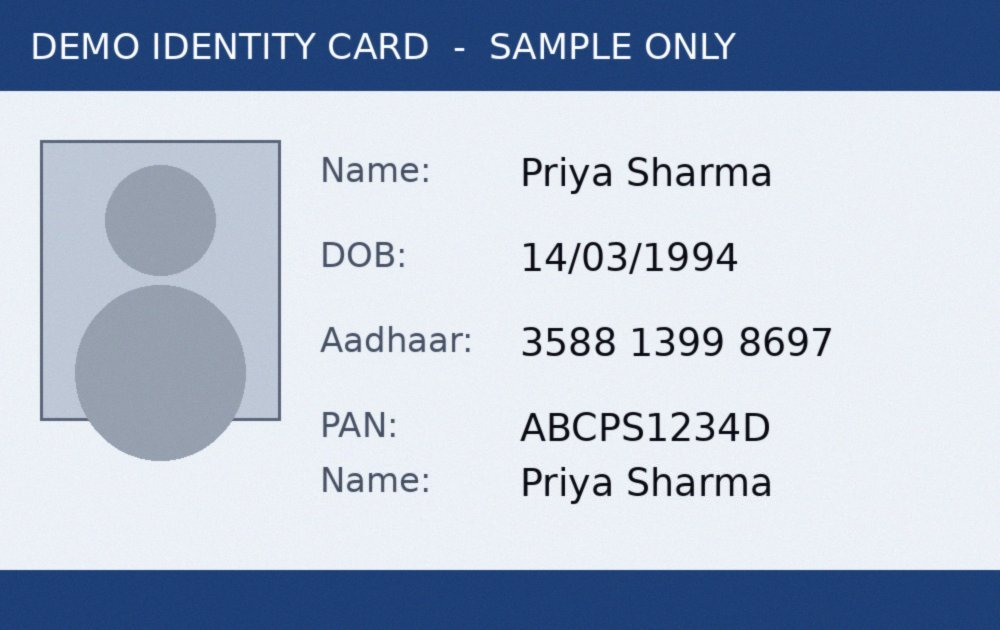
#> input picture Samples/cloned_region.jpg, 1000 x 630 px
$ python -i forensics.py   (imports and definitions only)   (older library calls are emulated)
#> lines starting #> are read from the running program, lines starting #| are printed output that depends on the picture
"""Image forensics for document tampering and low-quality / recaptured images.

Every analyser returns numeric features (used by the ML model) and the
pipeline turns those into human readable findings.
"""
from __future__ import annotations

import io
from typing import Dict, List, Tuple

import cv2
import numpy as np
from PIL import Image, ExifTags

from .findings import Finding

EDITING_SOFTWARE = ("photoshop", "gimp", "canva", "paint", "pixlr", "snapseed",
                    "picsart", "affinity", "lightroom", "illustrator", "inkscape",
                    "coreldraw", "fotor", "photopea")


# [122 lines left out: functions load_image, metadata_features, quality_features, ela_features, noise_features, not called in this run]


# ---------------------------------------------------- Copy-move detection
def _candidate_shifts(gray: np.ndarray, min_dist: int = 40, top: int = 3):
    orb = cv2.ORB_create(nfeatures=2500, fastThreshold=10)
    kps, des = orb.detectAndCompute(gray, None)
    if des is None or len(kps) < 30:
        return []
    knn = cv2.BFMatcher(cv2.NORM_HAMMING).knnMatch(des, des, k=3)
    buckets: Dict[Tuple[int, int], List[np.ndarray]] = {}
    for m in knn:
        if len(m) < 3:
            continue
        c, n = m[1], m[2]            # m[0] is the keypoint matched with itself
        if c.distance < 0.6 * n.distance and c.distance < 40:
            p, q = np.array(kps[c.queryIdx].pt), np.array(kps[c.trainIdx].pt)
            if np.linalg.norm(p - q) > min_dist:
                d = q - p
                if d[0] < 0 or (d[0] == 0 and d[1] < 0):
                    d = -d                     # direction-independent
                buckets.setdefault((int(round(d[0] / 6)), int(round(d[1] / 6))), []).append(d)
    ranked = sorted(buckets.values(), key=len, reverse=True)[:top]
    return [(np.median(np.array(b), axis=0), len(b)) for b in ranked if len(b) >= 4]


def _noise_duplication(gray: np.ndarray, shift: np.ndarray, block: int = 24, search: int = 3) -> Tuple[int, int]:
    """Count flat blocks whose *sensor-noise residual* is the same at p and p+shift.
    Glyph repeats have different noise; true clones carry the copied noise with them.
    Vectorised: local normalised cross-correlation via box filters."""
    g32 = gray.astype(np.float32)
    R = g32 - cv2.GaussianBlur(g32, (0, 0), 1.2)
    gy, gx = np.gradient(cv2.GaussianBlur(g32, (0, 0), 2.0))
    flat = ((np.abs(gx) + np.abs(gy)) < 1.2).astype(np.uint8)
    flat_block = cv2.erode(flat, np.ones((block, block), np.uint8)).astype(np.float32)
    k = (block, block)
    mu = cv2.blur(R, k)
    var = cv2.blur(R * R, k) - mu * mu
    h, w = R.shape
    ones = np.ones_like(R)
    best_hits, best_total = 0, 0
    bx0, by0 = int(round(shift[0])), int(round(shift[1]))
    for dy in range(-search, search + 1):
        for dx in range(-search, search + 1):
            M = np.float32([[1, 0, -(bx0 + dx)], [0, 1, -(by0 + dy)]])
            warp = lambda m: cv2.warpAffine(m, M, (w, h), flags=cv2.INTER_NEAREST, borderValue=0)
            R2, mu2, var2, fb2, valid = warp(R), warp(mu), warp(var), warp(flat_block), warp(ones)
            cov = cv2.blur(R * R2, k) - mu * mu2
            ncc = cov / np.sqrt(np.maximum(var * var2, 1e-6))
            ok = (flat_block > 0.5) & (fb2 > 0.5) & (valid > 0.5) & (var > 0.36) & (var2 > 0.36)
            ok_s = ok[block // 2::block, block // 2::block]
            total = int(ok_s.sum())
            hits = int((ok_s & (ncc[block // 2::block, block // 2::block] > 0.6)).sum())
            if hits > best_hits:
                best_hits, best_total = hits, total
    return best_hits, best_total


def copy_move_features(gray: np.ndarray) -> Tuple[Dict, List[Finding]]:
    """Detect duplicated regions (cloned text, stamps, signatures).

    Step 1: ORB keypoints propose candidate translation vectors.
    Step 2: each vector is verified by checking that the flat-area sensor noise
            is duplicated, which separates real clones from repeated glyphs.
    """
    if max(gray.shape) > 1400:
        gray = cv2.resize(gray, None, fx=1400 / max(gray.shape), fy=1400 / max(gray.shape), interpolation=cv2.INTER_AREA)
    feats = {"copy_move_matches": 0.0, "copy_move_consistent": 0.0}
    findings: List[Finding] = []
    best = (0, 0, 0)
    for shift, n in _candidate_shifts(gray):
        hits, total = _noise_duplication(gray, shift)
        if hits > best[0]:
            best = (hits, total, n)
    feats["copy_move_matches"] = float(best[2])
    feats["copy_move_consistent"] = float(best[0])
    if best[0] >= 4:
        findings.append(Finding("forensics", "COPY_MOVE", "high",
                                "A region of the image is duplicated, including its sensor noise, which indicates cloned content such as copied text, stamps or signatures.",
                                {"duplicated_noise_blocks": best[0], "keypoint_pairs": best[2]}))
    return feats, findings


# ---------------------------------------------------------------- faces
_FACE = None


# [19 lines left out: functions face_features, dhash, not called in this run]


def hamming(a: str, b: str) -> int:
    return sum(x != y for x, y in zip(a, b)) if len(a) == len(b) else len(a)


# ----------------------------------------------------------- orchestrator
# [17 lines left out: function analyse_image, not called in this run]

>>> import cv2
>>> picture = cv2.imread('../Samples/cloned_region.jpg', cv2.IMREAD_GRAYSCALE)
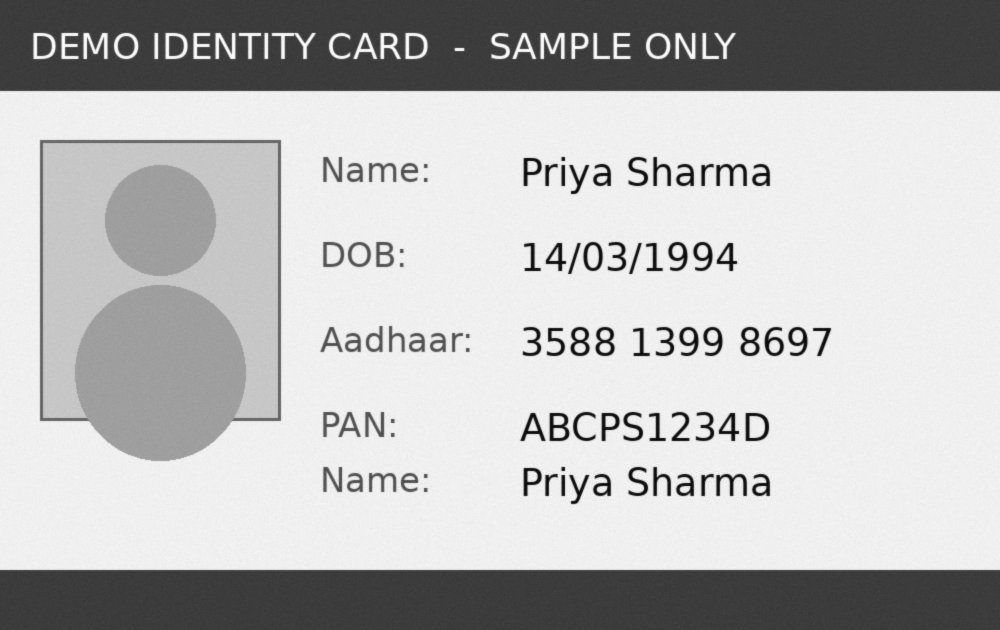
#> picture: shape (630, 1000); min 0, max 255, mean 186
>>> result = copy_move_features(picture)
#> in _candidate_shifts, `kps, des = orb.detectAndCompute(gray, None)`: kps = 2500 keypoints; strongest (x, y, size): (718, 260, 37.2), (756, 179, 37.2), (575, 347, 44.6), (608, 334, 44.6)
#> in _candidate_shifts, `knn = cv2.BFMatcher(cv2.NORM_HAMMING).knnMatch(des, des, k=3)`: knn = 2500 matches
#> in _candidate_shifts, `ranked = sorted(buckets.values(), key=len, reverse=True)[:top]`: ranked = 3 items
#> the loop in copy_move_features, `for shift, n in _candidate_shifts(gray):` made 3 passes
#> (n, bx0 in _noise_duplication, by0 in _noise_duplication, hits, total, best) on pass 1: (394, 0, 310, 25, 164, (25, 164, 394))
#> (n, bx0 in _noise_duplication, by0 in _noise_duplication, hits, total) on passes 2 to 3: (26, 132, 0, 0, 0), (9, 76, 0, 0, 0)
#> pass 1, in _noise_duplication, `R = g32 - cv2.GaussianBlur(g32, (0, 0), 1.2)`:
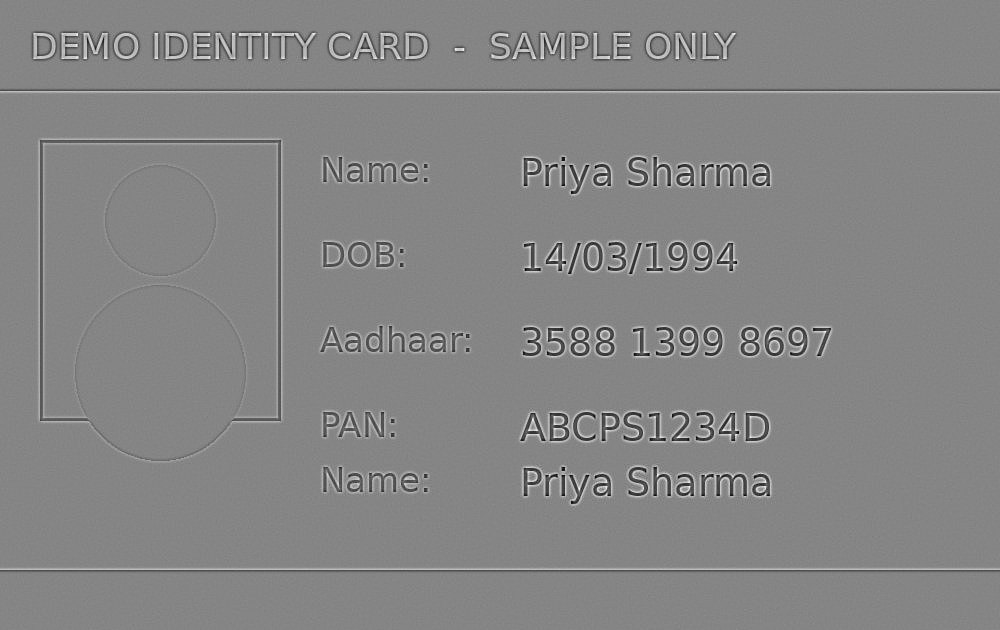
#> R: shape (630, 1000) float32; min -88.2, max 80.58, mean 0; drawn with min black and max white
#> pass 1, in _noise_duplication, `gy, gx = np.gradient(cv2.GaussianBlur(g32, (0, 0), 2.0))`:
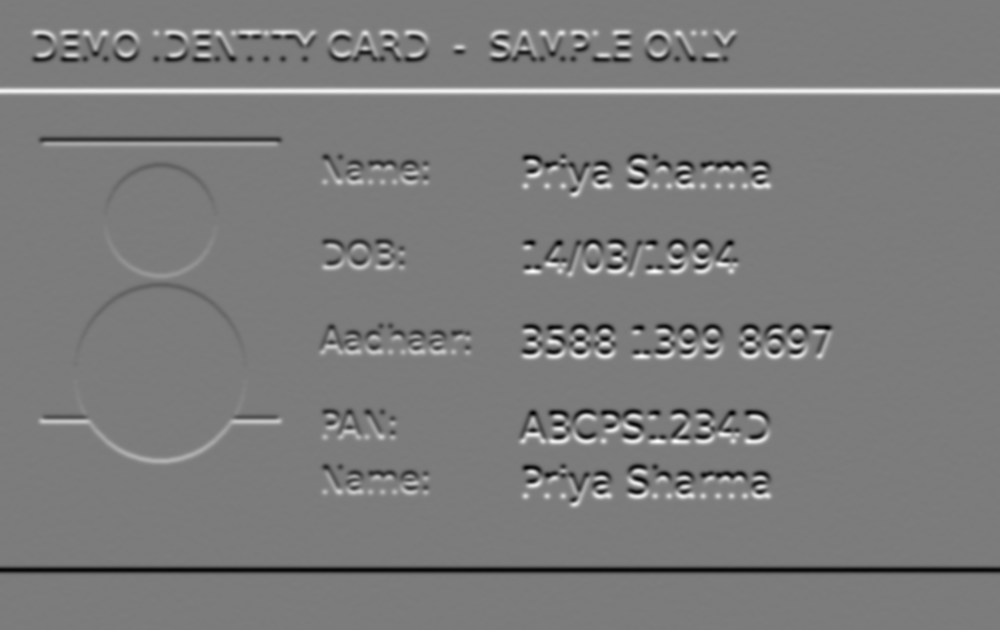
#> gy: shape (630, 1000) float32; min -35.43, max 37.28, mean 0; drawn with min black and max white
#> pass 1, in _noise_duplication, `gy, gx = np.gradient(cv2.GaussianBlur(g32, (0, 0), 2.0))`:
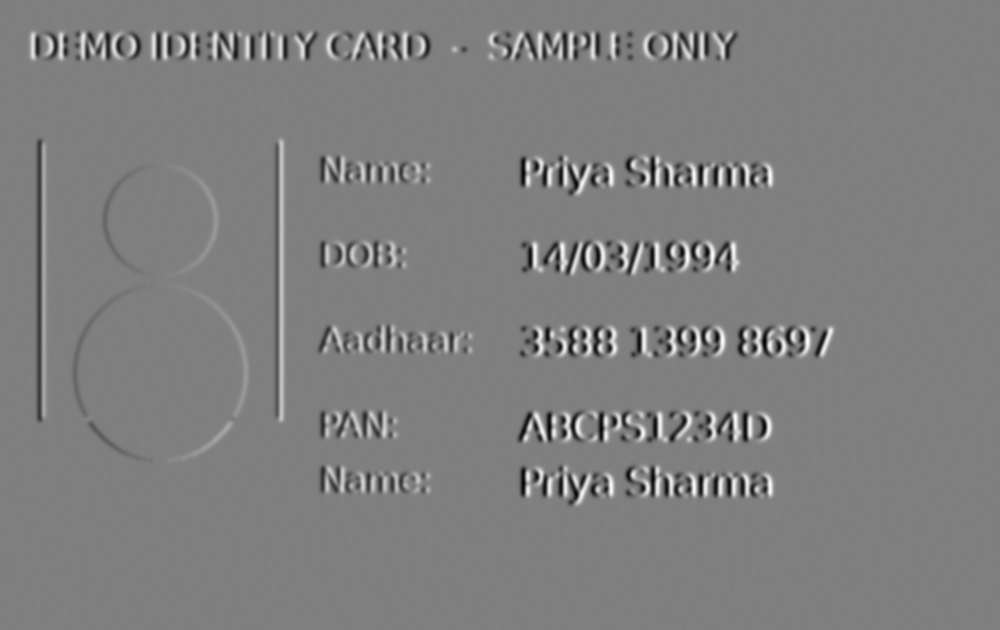
#> gx: shape (630, 1000) float32; min -38.76, max 38.61, mean 0; drawn with min black and max white
